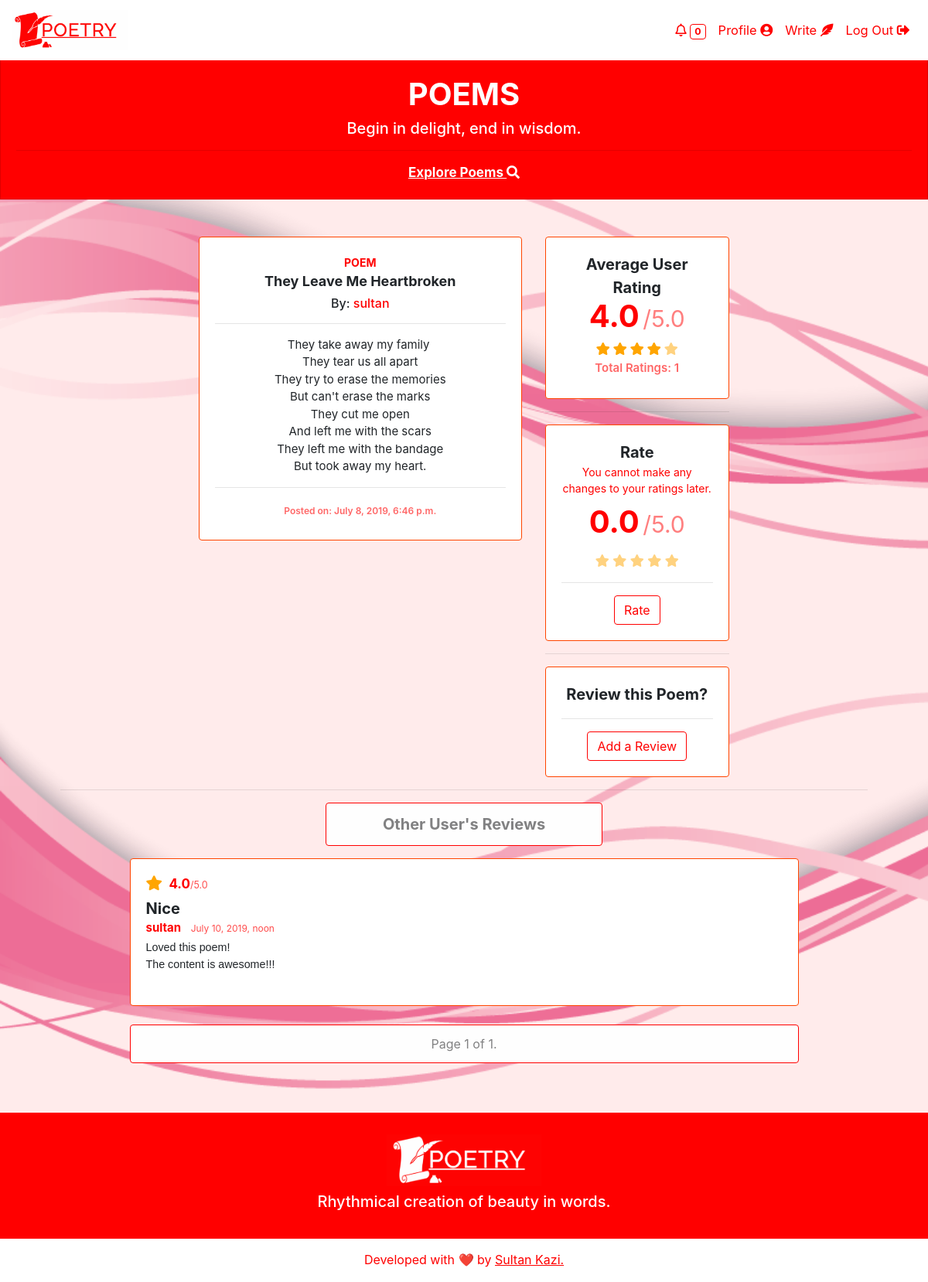
Screenshot of /read/10 (signed in) with the database file from the repository.
### poems/models.py (models this page shows, shortened)
class Poem(models.Model):
    user = models.ForeignKey(User, on_delete=models.CASCADE)
    title = models.CharField(max_length=255)
    poem = models.TextField()
    average_rating = models.DecimalField(max_digits=2, decimal_places=1, default=0.0)
    total_ratings = models.IntegerField(default=0)
    date = models.DateTimeField(auto_now_add=True, blank=True)

class Rating(models.Model):
    user = models.ForeignKey(User, on_delete=models.CASCADE)
    poem = models.ForeignKey(Poem, on_delete=models.CASCADE)
    CHOICE = [(1.0, "1.0"), (2.0, "2.0"), (3.0, "3.0"), (4.0, "4.0"), (5.0, "5.0")]
    rating = models.DecimalField(max_digits=2, decimal_places=1, choices=CHOICE)
    class Meta:
        unique_together = ("user", "poem")

class Review(models.Model):
    user = models.ForeignKey(User, on_delete=models.CASCADE)
    poem = models.ForeignKey(Poem, on_delete=models.CASCADE)
    headline = models.CharField(max_length=64)
    review = models.TextField()
    date = models.DateTimeField(auto_now_add=True, blank=True)
    class Meta:
        unique_together = ("user", "poem")

### poems/views.py (the view)
# urls.py: path("read/<int:poem_id>", views.read_view, name="read"),
@require_http_methods(["GET", "POST"])
@login_required(login_url="login")
def read_view(request, poem_id):
    try:
        poem = Poem.objects.get(id=poem_id)
    except Poem.DoesNotExist:
        raise Http404("Poem does not exist!")
    context = {"poem": poem}
    try:
        context["rating"] = Rating.objects.get(poem=poem, user=request.user)
    except:
        print("No Ratings by User!")
    try:
        context["review"] = Review.objects.get(poem=poem, user=request.user)
    except:
        print("No Review by User!")
    try:
        reviews = (
            Review.objects.filter(poem=poem).exclude(user=request.user).order_by("-id")
        )
        paginator = Paginator(reviews, 10)
        page = request.GET.get("page")
        reviews_per_page = paginator.get_page(page)
        context["reviews"] = reviews_per_page
        ratings = []
        for review in reviews:
            try:
                rating = Rating.objects.get(poem=poem, user=review.user)
                ratings.append(rating)
            except:
                ratings.append({"user": review.user, "rating": "0.0"})
                print("No Ratings!")
        context["ratings"] = ratings
    except:
        print("No Reviews!")
    context["notif_count"] = get_notif_count(request)
    return render(request, "poems/read.html", context)

### poems/views.py (called while the page is built)
def get_notif_count(request):
    notif_count = 0
    try:
        notifications = Notification.objects.all().filter(
            receiver=request.user, read=False
        )
        for notification in notifications:
            notif_count += 1
    except:
        print("No notifications!")
    return notif_count

### poems/templates/poems/read.html (shortened to what this page needs)
{% extends "poems/base.html" %}
{% block main %}
    <div class="row">
        <div class="col-lg-2"></div>
        <div class="col-lg-5">
            <div class="card-deck">
                <div class="card fade-animation">
                    <div class="card-body text-center">
                        <strong>
                            <label class="poem-label">POEM</label>
                            <p class="poem-title">{{ poem.title }}</p>
                        </strong>
                        <h6 style="margin-top: -10px;">By: <a href="/profile/{{poem.user}}"> {{ poem.user }}</a></h6>
                        <hr>
                        <div>
                            <label class="poem-data">{{ poem.poem }}</label>
                        </div>
                        <hr>
                        <label class="posted">Posted on: {{ poem.date }}</label>
                    </div>
                </div>
            </div>
            <br>
        </div>
        <div class="col-lg-3">
            <div class="card-deck">
                <div class="card fade-animation">
                    <div class="card-body text-center">
                        <div class="row">
                            <div class="col-lg-12">
                                <strong style="font-size: 20px;">Average User Rating</strong>
                                <div style="margin: -8px;">
                                    <label class="poem-label" style="font-size: 40px;"><strong>{{ poem.average_rating }}</strong></label>
                                    <span style="font-size: 30px; color: rgba(255, 0, 0, 0.5);">/5.0</span>
                                </div>
                                <div class="stars-outer" title="{{ poem.average_rating }}/5.0&#013;Total Ratings: {{ poem.total_ratings }}">
                                    <div class="stars-inner"></div>
                                </div>
                                <br><label class="posted" style="font-size: 15px;">Total Ratings: {{ poem.total_ratings }}</label>
                            </div>
                        </div>
                    </div>
                </div>
            </div>
            <hr>
            <div class="card-deck">
                <div class="card fade-animation">
                    <div class="card-body text-center">
                        <div class="row">
                            <div class="col-lg-12">
                                {% if not rating %}
                                    <strong style="font-size: 20px;">Rate</strong>
                                    <div style="margin-bottom: -5px; font-size: 13px;">
                                        <label class="poem-label">You cannot make any changes to your ratings later.</label>
                                    </div>
                                    <div>
                                        <label class="poem-label" style="font-size: 40px;"><strong id="my_rating">0.0</strong></label>
                                        <span style="font-size: 30px; color: rgba(255, 0, 0, 0.5);">/5.0</span>
                                    </div>
                                    <span class="fa fa-star rate" id="rate1" onclick="select_rating('rate1');" onmouseover="check('rate1');" onmouseout="uncheck('rate1');"></span>
                                    <span class="fa fa-star rate" id="rate2" onclick="select_rating('rate2');" onmouseover="check('rate2');" onmouseout="uncheck('rate2');"></span>
                                    <span class="fa fa-star rate" id="rate3" onclick="select_rating('rate3');" onmouseover="check('rate3');" onmouseout="uncheck('rate3');"></span>
                                    <span class="fa fa-star rate" id="rate4" onclick="select_rating('rate4');" onmouseover="check('rate4');" onmouseout="uncheck('rate4');"></span>
                                    <span class="fa fa-star rate" id="rate5" onclick="select_rating('rate5');" onmouseover="check('rate5');" onmouseout="uncheck('rate5');"></span>
                                    <form action="/rate" method="POST" class="mt-2">
                                        <hr>
                                        <button type="submit" class="btn btn-outline-red">Rate</button>
                                    </form>
                                {% endif %}
                            </div>
                        </div>
                    </div>
                </div>
            </div>
            {% if not review %}
            <hr>
            <div class="card-deck">
                <div class="card fade-animation">
                    <div class="card-body text-center">
                        <div class="row">
                            <div class="col-lg-12">
                                <strong style="font-size: 20px;">Review this Poem?</strong>
                                <hr>
                                <button type="button" class="btn btn-outline-red" data-toggle="modal" data-target="#addReviewModal">
                                    Add a Review
                                </button>
                            </div>
                        </div>
                    </div>
                </div>
            </div>
            {% endif %}
        </div>
    </div>
    <hr>
    <div class="row">
        <div class="col-lg-4"></div>
        <div class="col-lg-4 alert alert-light fade-animation" style="border-color: red; border-width: 0.75px;">
            <strong style="font-size: 20px;">Other User's Reviews</strong>
        </div>
    </div>
    {% if not reviews %}
    <div class="row">
        <div class="col-lg-1"></div>
        <div class="col-lg-10">
            <div class="card-deck">
                <div class="card fade-animation">
                    <div class="card-body text-center">
                        <h4>No reviews yet!</h4>
                    </div>
                </div>
            </div>
        </div>
    </div>
    {% else %}
        {% for review in reviews %}
        <div class="row">
            <div class="col-lg-1"></div>
            <div class="col-lg-10">
                <div class="card-deck">
                    <div class="card fade-animation">
                        <div class="card-body" style="display: block; text-align: left;">
                            {% for rating1 in ratings %}
                                {% if rating1.user == review.user %}
                                    {% if rating1.rating == "0.0" %}
                                    <span class="fa fa-star unchecked" style="font-size: 19px;" title="{{rating1.rating}}/5.0"></span>
                                    {% else %}
                                    <span class="fa fa-star checked" style="font-size: 19px;" title="{{rating1.rating}}/5.0"></span>
                                    {% endif %}
                                    <label class="pl-1" style="color: red;">
                                        <label style="font-size: 17px; font-weight: 700;">{{rating1.rating}}</label><label style="font-size: 12.5px; color: rgba(255, 0, 0, 0.7);">/5.0</label>
                                    </label>
                                {% endif %}
                            {% endfor %}
                            <div style="margin-top: -10px;">
                            <h5 style="margin-bottom: 0px;"><strong>{{review.headline}}</strong></h5>
                                <label style="font-size: 15px; font-weight: bolder;"><a href="/profile/{{review.user}}">{{review.user}}</a></label>
                                <label class="pl-2" style="font-size: 12px; color: rgba(255, 0, 0, 0.7);"">{{review.date}}</label>
                            </div>
                            <div class="review">
                                {{review.review}}
                            </div>
                        </div>
                    </div>
                </div>
            </div>
        </div>
        <br>
        {% endfor %}
        <div class="row">
            <div class="col-lg-1"></div>
            <div class="col-lg-10">
                <div class="pagination alert alert-light">
                    <span class="step-links">
                        <span class="current">
                            Page {{ reviews.number }} of {{ reviews.paginator.num_pages }}.
                        </span>
                    </span>
                </div>
            </div>
        </div>
    {% endif %}
{% endblock %}

### poems/static/poems/styles.css (style rules this page uses)
body { background: url("bg.png"); background-size: cover; background-attachment: fixed; background-repeat: no-repeat; }
.poem-label { color: red; font-size: 14px; }
.poem-title { font-size: 18px; margin-top: -8px; }
.posted { font-size: 12px; color: rgba(255, 0, 0, 0.6); font-weight: 600; }
.btn-outline-red { border-color: red; background-color: transparent; color: red; }
a { color: red; }
.fade-animation { animation-name: fade; animation-duration: 2.3s; animation-fill-mode: forwards; border-style: solid; border-color: orangered; border-width: 0.9px; }
.poem-data { white-space: pre-wrap; font-size: 15px; height: 100px; }
.checked { color: orange; }
.rate { color: rgba(255, 165, 0, 0.5); cursor: pointer; transition: font-size 0.1s; -webkit-transition: font-size 0.1s; }
.stars-outer { position: relative; display: inline-block; }
.stars-inner { position: absolute; top: 0; left: 0; white-space: nowrap; overflow: hidden; width: 0; }
.stars-outer::before { content: "\f005 \f005 \f005 \f005 \f005"; font-family: "Font Awesome 5 Free"; font-weight: 900; color: rgba(255, 165, 0, 0.5); }
.stars-inner::before { content: "\f005 \f005 \f005 \f005 \f005"; font-family: "Font Awesome 5 Free"; font-weight: 900; color: orange; }
.pagination { text-align: center; display: block; border-style: solid; border-color: red; border-width: 0.5px; animation-name: fade; animation-duration: 2s; animation-fill-mode: forwards; }
.review { margin-top: -25px; font-size: 14.3px; font-family: sans-serif; white-space: pre-line; }

### rows the page displays
Poem: title "They Leave Me Heartbroken", user "sultan", poem "They take away my family They tear us all apart They try to erase the memories But can't erase the marks They cut me open And left me with the scars They left me with the bandage But took away my heart.", date "July 8, 2019, 6:46 p.m.", average_rating "4.0", total_ratings "1"
Review: headline "Nice", user "sultan", date "July 10, 2019, noon", review "Loved this poem! The content is awesome!!!"
Rating: rating "4.0"

### other values shown
{{ notif_count }} "0"
{{ reviews.number }} "1"
{{ reviews.paginator.num_pages }} "1"
